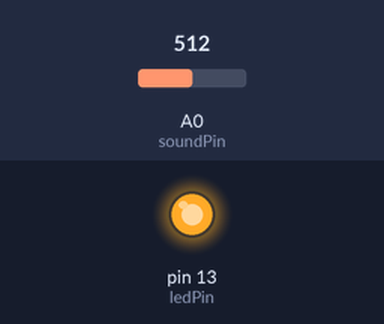
The sketch below on a simulated Arduino Uno, built with avr-gcc and run on an emulated ATmega328P. Shown: output pins drawn as LEDs (lit = HIGH). The inputs (shaded band) are chosen by the test bench; at power-on: A0 (soundPin) = 512. What the sketch prints to the serial monitor is not drawn.

Above: at 18.0 s.
18.1 s: A0 (soundPin) set to 27
33.1 s: A0 (soundPin) set to 22
At 40.6 s:
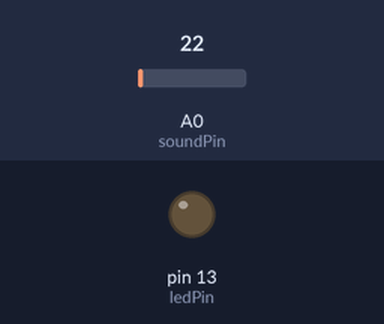
48.1 s: A0 (soundPin) set to 122
At 49.4 s:
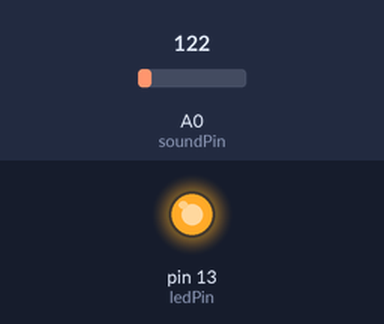
63.1 s: A0 (soundPin) set to 15
At 69.4 s:
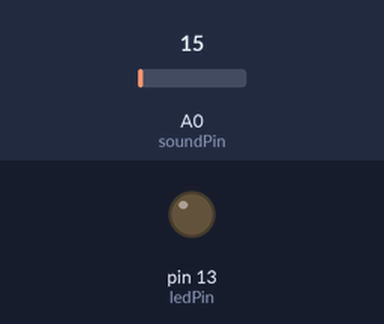
Timing chart, 0 to 70.9 s (numbered marks = the images above; inputs shaded):
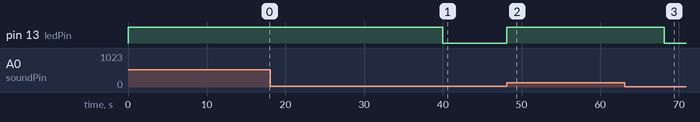

Measured:
- the behaviour switches between 26 and 25 on A0 (soundPin) (found by bisection; images 0 and 1)
- after the input at 33.1 s, pin 13 (ledPin): HIGH → LOW after 6.9 s
- after the input at 48.1 s, pin 13 (ledPin): LOW → HIGH at once
- after the input at 63.1 s, pin 13 (ledPin): HIGH → LOW after 5.0 s

The sketch:

Lab_8.ino
```cpp
const int ledPin = 13;
const int soundPin = A0;

void setup()
{
pinMode(ledPin,OUTPUT);
Serial.begin(9600);
}

void loop()
{
int value = analogRead(soundPin);
Serial.println(value);
if(value > 25)
{
digitalWrite(ledPin,HIGH);
delay(20000);
}
else
{
digitalWrite(ledPin,LOW);
}
}
```
